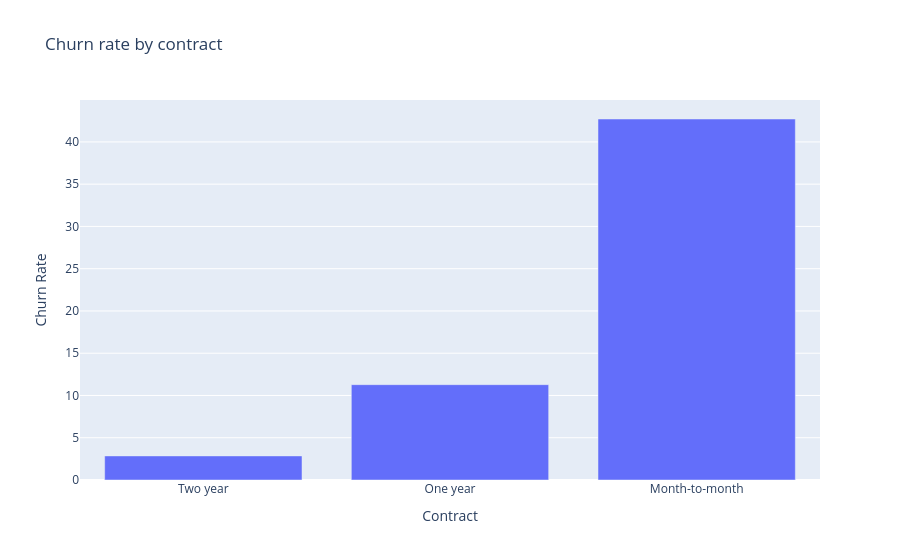

Write notebook code for a chart like this one.
### Code cell
conn = psycopg2.connect(CONN_STRING)
cur = conn.cursor()
cur.execute("""SELECT contracts.contract , COUNT(*) AS number_of_customers , ROUND(AVG(customers.churn) * 100, 2) AS churn_rate
FROM customers JOIN contracts 
ON customers.customer_id = contracts.customer_id
GROUP BY contracts.contract
ORDER BY churn_rate""")
rows = cur.fetchall()
df = pd.DataFrame(rows, columns=['Contract', 'Customers', 'Churn Rate'])
print(df)
cur.close()
conn.close()

chart2 = px.bar(df, "Contract", "Churn Rate", title="Churn rate by contract")
chart2.show()

### Figure 1 — Plotly figure (JSON) as saved in the notebook; plotly's stock layout.template omitted (floating-point values rounded to 4 significant figures)
{"data": [{"hovertemplate": "Contract=%{x}<br>Churn Rate=%{y}<extra></extra>", "legendgroup": "", "marker": {"color": "#636efa", "pattern": {"shape": ""}}, "name": "", "orientation": "v", "showlegend": false, "textposition": "auto", "type": "bar", "x": ["Two year", "One year", "Month-to-month"], "xaxis": "x", "y": [2.85, 11.28, 42.71], "yaxis": "y"}], "layout": {"barmode": "relative", "legend": {"tracegroupgap": 0}, "title": {"text": "Churn rate by contract"}, "xaxis": {"anchor": "y", "domain": [0, 1], "title": {"text": "Contract"}}, "yaxis": {"anchor": "x", "domain": [0, 1], "title": {"text": "Churn Rate"}}}}
